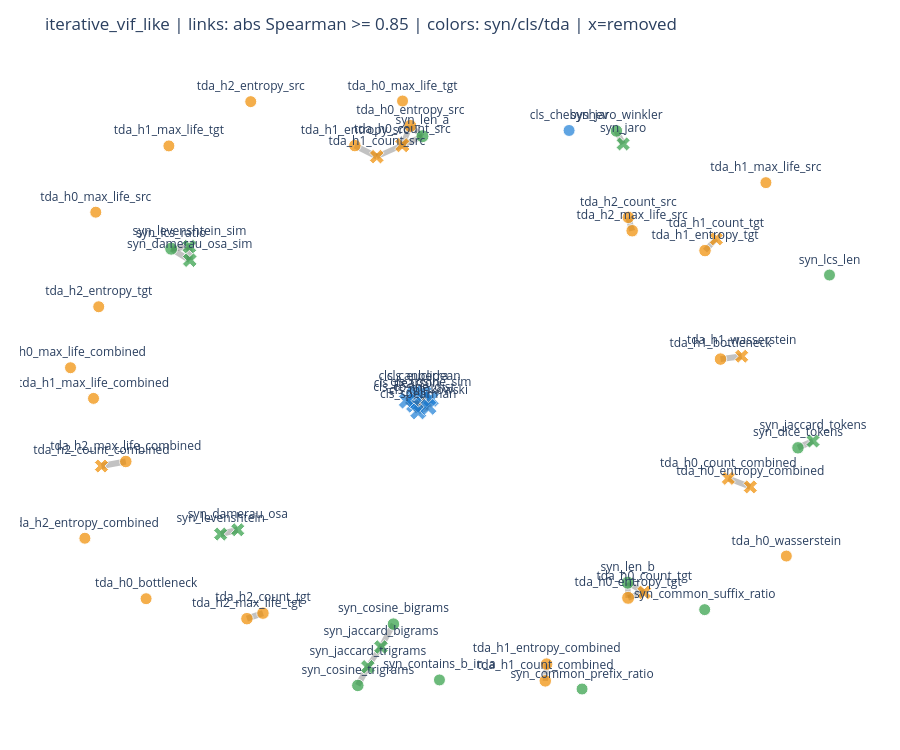

This figure's notebook cell:
### Markdown cell above
## 9. Methode G - VIF-like pruning

Principe: pour chaque feature, on predit cette feature avec toutes les autres via Ridge. Si elle est tres bien expliquee par les autres, elle est redondante. On supprime iterativement la feature avec le VIF-like le plus eleve.

### Code cell
def vif_like_scores(X_df, features):
    X_arr, _, _ = make_numeric_matrix(X_df[features], scale='robust')
    rows = []
    for i, feat in enumerate(features):
        y_feat = X_arr[:, i]
        X_other = np.delete(X_arr, i, axis=1)
        if X_other.shape[1] == 0:
            r2 = 0.0
        else:
            model = Ridge(alpha=1.0, random_state=SEED)
            model.fit(X_other, y_feat)
            r2 = max(0.0, min(0.999999, model.score(X_other, y_feat)))
        rows.append({'feature': feat, 'r2_from_others': r2, 'vif_like': 1.0 / (1.0 - r2)})
    return pd.DataFrame(rows).sort_values('vif_like', ascending=False)

def iterative_vif_prune(X_df, relevance_df, threshold, min_features=2):
    rel = dict(zip(relevance_df['feature'], relevance_df['mi_target']))
    current = list(X_df.columns)
    history = []
    while len(current) > min_features:
        scores = vif_like_scores(X_df, current)
        max_row = scores.iloc[0]
        history.append({'n_features': len(current), 'max_vif_like': max_row['vif_like'], 'candidate_remove': max_row['feature']})
        if max_row['vif_like'] <= threshold:
            break
        tied = scores[scores['vif_like'] >= max_row['vif_like'] * 0.999]['feature'].tolist()
        loser = sorted(tied, key=lambda f: rel.get(f, 0.0))[0]
        current.remove(loser)
    return sorted(current, key=lambda f: rel.get(f, 0.0), reverse=True), pd.DataFrame(history)

vif_grid = []
vif_histories = {}
for th in VIF_THRESHOLDS:
    selected, hist = iterative_vif_prune(X_raw[FEATURES], relevance_df, threshold=th)
    res = summarize_selection('iterative_vif_like', {'threshold': th}, selected)
    all_results.append(res)
    vif_histories[th] = hist
    vif_grid.append({
        'threshold': th,
        'n_selected': res['n_selected'],
        'n_removed': res['n_removed'],
        'selected': ' | '.join(res['selected']),
    })

vif_grid_df = pd.DataFrame(vif_grid)
display(vif_grid_df)

chosen_threshold = 10.0
display(vif_histories[chosen_threshold])
chosen = [r for r in all_results if r['method'] == 'iterative_vif_like' and r['hyperparams']['threshold'] == chosen_threshold][0]
summary, fam, indep, f1_summary, fold_eval, dataset_eval, edges = evaluate_and_display(chosen, graph_threshold=0.85)

### Figure 1 — Plotly figure (JSON) as saved in the notebook; plotly's stock layout.template omitted (floating-point values rounded to 4 significant figures)
{"data": [{"hoverinfo": "text", "line": {"color": "rgba(80,80,80,0.35)", "width": 5.775}, "mode": "lines", "showlegend": false, "text": "syn_jaro_winkler -- syn_jaro<br>abs Spearman=0.955", "type": "scatter", "x": [0.4486, 0.4659, null], "y": [0.8719, 0.8291, null]}, {"hoverinfo": "text", "line": {"color": "rgba(80,80,80,0.35)", "width": 5.588}, "mode": "lines", "showlegend": false, "text": "syn_cosine_bigrams -- syn_jaccard_bigrams<br>abs Spearman=0.918", "type": "scatter", "x": [-0.1287, -0.1609, null], "y": [-0.7562, -0.8318, null]}, {"hoverinfo": "text", "line": {"color": "rgba(80,80,80,0.35)", "width": 5.923}, "mode": "lines", "showlegend": false, "text": "syn_cosine_trigrams -- syn_jaccard_trigrams<br>abs Spearman=0.985", "type": "scatter", "x": [-0.2208, -0.1949, null], "y": [-0.9587, -0.8972, null]}, {"hoverinfo": "text", "line": {"color": "rgba(80,80,80,0.35)", "width": 5.758}, "mode": "lines", "showlegend": false, "text": "cls_canberra -- cls_spearman<br>abs Spearman=0.952", "type": "scatter", "x": [-0.07707, -0.06436, null], "y": [0.006466, -0.05406, null]}, {"hoverinfo": "text", "line": {"color": "rgba(80,80,80,0.35)", "width": 5.67}, "mode": "lines", "showlegend": false, "text": "cls_canberra -- cls_pearson<br>abs Spearman=0.934", "type": "scatter", "x": [-0.07707, -0.09404, null], "y": [0.006466, -0.01853, null]}, {"hoverinfo": "text", "line": {"color": "rgba(80,80,80,0.35)", "width": 5.67}, "mode": "lines", "showlegend": false, "text": "cls_canberra -- cls_euclidean<br>abs Spearman=0.934", "type": "scatter", "x": [-0.07707, -0.05044, null], "y": [0.006466, 0.006662, null]}, {"hoverinfo": "text", "line": {"color": "rgba(80,80,80,0.35)", "width": 5.67}, "mode": "lines", "showlegend": false, "text": "cls_canberra -- cls_cosine_dist<br>abs Spearman=0.934", "type": "scatter", "x": [-0.07707, -0.07537, null], "y": [0.006466, -0.032, null]}, {"hoverinfo": "text", "line": {"color": "rgba(80,80,80,0.35)", "width": 5.67}, "mode": "lines", "showlegend": false, "text": "cls_canberra -- cls_cosine_sim<br>abs Spearman=0.934", "type": "scatter", "x": [-0.07707, -0.03177, null], "y": [0.006466, -0.01282, null]}, {"hoverinfo": "text", "line": {"color": "rgba(80,80,80,0.35)", "width": 5.514}, "mode": "lines", "showlegend": false, "text": "cls_canberra -- cls_minkowski<br>abs Spearman=0.903", "type": "scatter", "x": [-0.07707, -0.0379, null], "y": [0.006466, -0.0392, null]}, {"hoverinfo": "text", "line": {"color": "rgba(80,80,80,0.35)", "width": 5.877}, "mode": "lines", "showlegend": false, "text": "syn_lcs_ratio -- syn_damerau_osa_sim<br>abs Spearman=0.975", "type": "scatter", "x": [-0.7039, -0.6557, null], "y": [0.4832, 0.4453, null]}, {"hoverinfo": "text", "line": {"color": "rgba(80,80,80,0.35)", "width": 5.873}, "mode": "lines", "showlegend": false, "text": "syn_lcs_ratio -- syn_levenshtein_sim<br>abs Spearman=0.975", "type": "scatter", "x": [-0.7039, -0.6568, null], "y": [0.4832, 0.49, null]}, {"hoverinfo": "text", "line": {"color": "rgba(80,80,80,0.35)", "width": 5.331}, "mode": "lines", "showlegend": false, "text": "tda_h1_entropy_combined -- tda_h1_count_combined<br>abs Spearman=0.866", "type": "scatter", "x": [0.268, 0.2644, null], "y": [-0.8882, -0.9437, null]}, {"hoverinfo": "text", "line": {"color": "rgba(80,80,80,0.35)", "width": 6}, "mode": "lines", "showlegend": false, "text": "syn_dice_tokens -- syn_jaccard_tokens<br>abs Spearman=1.000", "type": "scatter", "x": [0.9184, 0.9575, null], "y": [-0.1742, -0.1517, null]}, {"hoverinfo": "text", "line": {"color": "rgba(80,80,80,0.35)", "width": 5.57}, "mode": "lines", "showlegend": false, "text": "tda_h0_entropy_tgt -- tda_h0_count_tgt<br>abs Spearman=0.914", "type": "scatter", "x": [0.4787, 0.5205, null], "y": [-0.6694, -0.6516, null]}, {"hoverinfo": "text", "line": {"color": "rgba(80,80,80,0.35)", "width": 5.438}, "mode": "lines", "showlegend": false, "text": "tda_h0_entropy_tgt -- syn_len_b<br>abs Spearman=0.888", "type": "scatter", "x": [0.4787, 0.4776, null], "y": [-0.6694, -0.6194, null]}, {"hoverinfo": "text", "line": {"color": "rgba(80,80,80,0.35)", "width": 5.986}, "mode": "lines", "showlegend": false, "text": "tda_h1_bottleneck -- tda_h1_wasserstein<br>abs Spearman=0.997", "type": "scatter", "x": [0.7179, 0.7727, null], "y": [0.1188, 0.1282, null]}, {"hoverinfo": "text", "line": {"color": "rgba(80,80,80,0.35)", "width": 5.62}, "mode": "lines", "showlegend": false, "text": "tda_h1_entropy_tgt -- tda_h1_count_tgt<br>abs Spearman=0.924", "type": "scatter", "x": [0.6778, 0.7071, null], "y": [0.4769, 0.5156, null]}, {"hoverinfo": "text", "line": {"color": "rgba(80,80,80,0.35)", "width": 5.516}, "mode": "lines", "showlegend": false, "text": "syn_len_b -- tda_h0_count_tgt<br>abs Spearman=0.903", "type": "scatter", "x": [0.4776, 0.5205, null], "y": [-0.6194, -0.6516, null]}, {"hoverinfo": "text", "line": {"color": "rgba(80,80,80,0.35)", "width": 5.435}, "mode": "lines", "showlegend": false, "text": "tda_h0_entropy_src -- tda_h0_count_src<br>abs Spearman=0.887", "type": "scatter", "x": [-0.08498, -0.1057, null], "y": [0.8887, 0.8249, null]}, {"hoverinfo": "text", "line": {"color": "rgba(80,80,80,0.35)", "width": 5.403}, "mode": "lines", "showlegend": false, "text": "tda_h0_entropy_src -- syn_len_a<br>abs Spearman=0.881", "type": "scatter", "x": [-0.08498, -0.05356, null], "y": [0.8887, 0.8546, null]}, {"hoverinfo": "text", "line": {"color": "rgba(80,80,80,0.35)", "width": 5.966}, "mode": "lines", "showlegend": false, "text": "tda_h2_max_life_combined -- tda_h2_count_combined<br>abs Spearman=0.993", "type": "scatter", "x": [-0.8214, -0.8844, null], "y": [-0.2193, -0.2343, null]}, {"hoverinfo": "text", "line": {"color": "rgba(80,80,80,0.35)", "width": 5.491}, "mode": "lines", "showlegend": false, "text": "syn_len_a -- tda_h0_count_src<br>abs Spearman=0.898", "type": "scatter", "x": [-0.05356, -0.1057, null], "y": [0.8546, 0.8249, null]}, {"hoverinfo": "text", "line": {"color": "rgba(80,80,80,0.35)", "width": 5.728}, "mode": "lines", "showlegend": false, "text": "tda_h1_entropy_src -- tda_h1_count_src<br>abs Spearman=0.946", "type": "scatter", "x": [-0.2285, -0.1717, null], "y": [0.8236, 0.7871, null]}, {"hoverinfo": "text", "line": {"color": "rgba(80,80,80,0.35)", "width": 5.998}, "mode": "lines", "showlegend": false, "text": "tda_h2_max_life_tgt -- tda_h2_count_tgt<br>abs Spearman=1.000", "type": "scatter", "x": [-0.5078, -0.4664, null], "y": [-0.7383, -0.72, null]}, {"hoverinfo": "text", "line": {"color": "rgba(80,80,80,0.35)", "width": 5.991}, "mode": "lines", "showlegend": false, "text": "tda_h2_max_life_src -- tda_h2_count_src<br>abs Spearman=0.998", "type": "scatter", "x": [0.4892, 0.4792, null], "y": [0.5425, 0.5867, null]}, {"hoverinfo": "text", "line": {"color": "rgba(80,80,80,0.35)", "width": 6.0}, "mode": "lines", "showlegend": false, "text": "syn_levenshtein -- syn_damerau_osa<br>abs Spearman=1.000", "type": "scatter", "x": [-0.5757, -0.5316, null], "y": [-0.4589, -0.4447, null]}, {"hoverinfo": "text", "line": {"color": "rgba(80,80,80,0.35)", "width": 5.999}, "mode": "lines", "showlegend": false, "text": "syn_levenshtein_sim -- syn_damerau_osa_sim<br>abs Spearman=1.000", "type": "scatter", "x": [-0.6568, -0.6557, null], "y": [0.49, 0.4453, null]}, {"hoverinfo": "text", "line": {"color": "rgba(80,80,80,0.35)", "width": 5.284}, "mode": "lines", "showlegend": false, "text": "syn_jaccard_bigrams -- syn_jaccard_trigrams<br>abs Spearman=0.857", "type": "scatter", "x": [-0.1609, -0.1949, null], "y": [-0.8318, -0.8972, null]}, {"hoverinfo": "text", "line": {"color": "rgba(80,80,80,0.35)", "width": 6.0}, "mode": "lines", "showlegend": false, "text": "cls_euclidean -- cls_cosine_dist<br>abs Spearman=1.000", "type": "scatter", "x": [-0.05044, -0.07537, null], "y": [0.006662, -0.032, null]}, {"hoverinfo": "text", "line": {"color": "rgba(80,80,80,0.35)", "width": 6.0}, "mode": "lines", "showlegend": false, "text": "cls_euclidean -- cls_cosine_sim<br>abs Spearman=1.000", "type": "scatter", "x": [-0.05044, -0.03177, null], "y": [0.006662, -0.01282, null]}, {"hoverinfo": "text", "line": {"color": "rgba(80,80,80,0.35)", "width": 6.0}, "mode": "lines", "showlegend": false, "text": "cls_euclidean -- cls_pearson<br>abs Spearman=1.000", "type": "scatter", "x": [-0.05044, -0.09404, null], "y": [0.006662, -0.01853, null]}, {"hoverinfo": "text", "line": {"color": "rgba(80,80,80,0.35)", "width": 5.962}, "mode": "lines", "showlegend": false, "text": "cls_euclidean -- cls_spearman<br>abs Spearman=0.992", "type": "scatter", "x": [-0.05044, -0.06436, null], "y": [0.006662, -0.05406, null]}, {"hoverinfo": "text", "line": {"color": "rgba(80,80,80,0.35)", "width": 5.958}, "mode": "lines", "showlegend": false, "text": "cls_euclidean -- cls_minkowski<br>abs Spearman=0.992", "type": "scatter", "x": [-0.05044, -0.0379, null], "y": [0.006662, -0.0392, null]}, {"hoverinfo": "text", "line": {"color": "rgba(80,80,80,0.35)", "width": 6}, "mode": "lines", "showlegend": false, "text": "cls_cosine_dist -- cls_cosine_sim<br>abs Spearman=1.000", "type": "scatter", "x": [-0.07537, -0.03177, null], "y": [-0.032, -0.01282, null]}, {"hoverinfo": "text", "line": {"color": "rgba(80,80,80,0.35)", "width": 6.0}, "mode": "lines", "showlegend": false, "text": "cls_cosine_dist -- cls_pearson<br>abs Spearman=1.000", "type": "scatter", "x": [-0.07537, -0.09404, null], "y": [-0.032, -0.01853, null]}, {"hoverinfo": "text", "line": {"color": "rgba(80,80,80,0.35)", "width": 5.961}, "mode": "lines", "showlegend": false, "text": "cls_cosine_dist -- cls_spearman<br>abs Spearman=0.992", "type": "scatter", "x": [-0.07537, -0.06436, null], "y": [-0.032, -0.05406, null]}, {"hoverinfo": "text", "line": {"color": "rgba(80,80,80,0.35)", "width": 5.958}, "mode": "lines", "showlegend": false, "text": "cls_cosine_dist -- cls_minkowski<br>abs Spearman=0.992", "type": "scatter", "x": [-0.07537, -0.0379, null], "y": [-0.032, -0.0392, null]}, {"hoverinfo": "text", "line": {"color": "rgba(80,80,80,0.35)", "width": 6.0}, "mode": "lines", "showlegend": false, "text": "cls_cosine_sim -- cls_pearson<br>abs Spearman=1.000", "type": "scatter", "x": [-0.03177, -0.09404, null], "y": [-0.01282, -0.01853, null]}, {"hoverinfo": "text", "line": {"color": "rgba(80,80,80,0.35)", "width": 5.961}, "mode": "lines", "showlegend": false, "text": "cls_cosine_sim -- cls_spearman<br>abs Spearman=0.992", "type": "scatter", "x": [-0.03177, -0.06436, null], "y": [-0.01282, -0.05406, null]}, {"hoverinfo": "text", "line": {"color": "rgba(80,80,80,0.35)", "width": 5.958}, "mode": "lines", "showlegend": false, "text": "cls_cosine_sim -- cls_minkowski<br>abs Spearman=0.992", "type": "scatter", "x": [-0.03177, -0.0379, null], "y": [-0.01282, -0.0392, null]}, {"hoverinfo": "text", "line": {"color": "rgba(80,80,80,0.35)", "width": 5.962}, "mode": "lines", "showlegend": false, "text": "cls_pearson -- cls_spearman<br>abs Spearman=0.992", "type": "scatter", "x": [-0.09404, -0.06436, null], "y": [-0.01853, -0.05406, null]}, {"hoverinfo": "text", "line": {"color": "rgba(80,80,80,0.35)", "width": 5.958}, "mode": "lines", "showlegend": false, "text": "cls_pearson -- cls_minkowski<br>abs Spearman=0.992", "type": "scatter", "x": [-0.09404, -0.0379, null], "y": [-0.01853, -0.0392, null]}, {"hoverinfo": "text", "line": {"color": "rgba(80,80,80,0.35)", "width": 5.873}, "mode": "lines", "showlegend": false, "text": "cls_spearman -- cls_minkowski<br>abs Spearman=0.975", "type": "scatter", "x": [-0.06436, -0.0379, null], "y": [-0.05406, -0.0392, null]}, {"hoverinfo": "text", "line": {"color": "rgba(80,80,80,0.35)", "width": 5.263}, "mode": "lines", "showlegend": false, "text": "tda_h0_count_src -- tda_h1_count_src<br>abs Spearman=0.853", "type": "scatter", "x": [-0.1057, -0.1717, null], "y": [0.8249, 0.7871, null]}, {"hoverinfo": "text", "line": {"color": "rgba(80,80,80,0.35)", "width": 5.505}, "mode": "lines", "showlegend": false, "text": "tda_h0_count_combined -- tda_h0_entropy_combined<br>abs Spearman=0.901", "type": "scatter", "x": [0.7382, 0.7951, null], "y": [-0.2751, -0.3033, null]}, {"hoverinfo": "text", "hovertext": ["syn_jaro_winkler<br>family=syn<br>status=selected<br>degree=1", "syn_cosine_bigrams<br>family=syn<br>status=selected<br>degree=1", "syn_cosine_trigrams<br>family=syn<br>status=selected<br>degree=1", "cls_canberra<br>family=cls<br>status=selected<br>degree=6", "cls_chebyshev<br>family=cls<br>status=selected<br>degree=0", "syn_lcs_ratio<br>family=syn<br>status=selected<br>degree=2", "tda_h0_wasserstein<br>family=tda<br>status=selected<br>degree=0", "tda_h0_bottleneck<br>family=tda<br>status=selected<br>degree=0", "tda_h1_max_life_combined<br>family=tda<br>status=selected<br>degree=0", "tda_h1_entropy_combined<br>family=tda<br>status=selected<br>degree=1", "syn_dice_tokens<br>family=syn<br>status=selected<br>degree=1", "tda_h0_entropy_tgt<br>family=tda<br>status=selected<br>degree=2", "tda_h0_max_life_tgt<br>family=tda<br>status=selected<br>degree=0", "tda_h0_max_life_combined<br>family=tda<br>status=selected<br>degree=0", "syn_common_prefix_ratio<br>family=syn<br>status=selected<br>degree=0", "syn_common_suffix_ratio<br>family=syn<br>status=selected<br>degree=0", "tda_h1_max_life_tgt<br>family=tda<br>status=selected<br>degree=0", "syn_lcs_len<br>family=syn<br>status=selected<br>degree=0", "tda_h1_bottleneck<br>family=tda<br>status=selected<br>degree=1", "tda_h1_entropy_tgt<br>family=tda<br>status=selected<br>degree=1", "syn_len_b<br>family=syn<br>status=selected<br>degree=2", "tda_h0_max_life_src<br>family=tda<br>status=selected<br>degree=0", "tda_h0_entropy_src<br>family=tda<br>status=selected<br>degree=2", "tda_h2_max_life_combined<br>family=tda<br>status=selected<br>degree=1", "tda_h1_count_combined<br>family=tda<br>status=selected<br>degree=1", "syn_len_a<br>family=syn<br>status=selected<br>degree=2", "tda_h1_max_life_src<br>family=tda<br>status=selected<br>degree=0", "tda_h1_entropy_src<br>family=tda<br>status=selected<br>degree=1", "tda_h2_entropy_combined<br>family=tda<br>status=selected<br>degree=0", "tda_h2_max_life_tgt<br>family=tda<br>status=selected<br>degree=1", "syn_contains_b_in_a<br>family=syn<br>status=selected<br>degree=0", "tda_h2_max_life_src<br>family=tda<br>status=selected<br>degree=1", "tda_h2_entropy_tgt<br>family=tda<br>status=selected<br>degree=0", "tda_h2_count_src<br>family=tda<br>status=selected<br>degree=1", "tda_h2_entropy_src<br>family=tda<br>status=selected<br>degree=0", "tda_h2_count_tgt<br>family=tda<br>status=selected<br>degree=1", "syn_levenshtein<br>family=syn<br>status=removed<br>degree=1", "syn_levenshtein_sim<br>family=syn<br>status=removed<br>degree=2", "syn_damerau_osa<br>family=syn<br>status=removed<br>degree=1", "syn_damerau_osa_sim<br>family=syn<br>status=removed<br>degree=2", "syn_jaccard_tokens<br>family=syn<br>status=removed<br>degree=1", "syn_jaccard_bigrams<br>family=syn<br>status=removed<br>degree=2", "syn_jaccard_trigrams<br>family=syn<br>status=removed<br>degree=2", "syn_jaro<br>family=syn<br>status=removed<br>degree=1", "cls_euclidean<br>family=cls<br>status=removed<br>degree=6", "cls_cosine_dist<br>family=cls<br>status=removed<br>degree=6", "cls_cosine_sim<br>family=cls<br>status=removed<br>degree=6", "cls_pearson<br>family=cls<br>status=removed<br>degree=6", "cls_spearman<br>family=cls<br>status=removed<br>degree=6", "cls_minkowski<br>family=cls<br>status=removed<br>degree=6", "tda_h0_count_src<br>family=tda<br>status=removed<br>degree=3", "tda_h1_count_src<br>family=tda<br>status=removed<br>degree=2", "tda_h0_count_tgt<br>family=tda<br>status=removed<br>degree=2", "tda_h1_count_tgt<br>family=tda<br>status=removed<br>degree=1", "tda_h0_count_combined<br>family=tda<br>status=removed<br>degree=1", "tda_h2_count_combined<br>family=tda<br>status=removed<br>degree=1", "tda_h0_entropy_combined<br>family=tda<br>status=removed<br>degree=1", "tda_h1_wasserstein<br>family=tda<br>status=removed<br>degree=1"], "marker": {"color": ["#2f9e44", "#2f9e44", "#2f9e44", "#1c7ed6", "#1c7ed6", "#2f9e44", "#f08c00", "#f08c00", "#f08c00", "#f08c00", "#2f9e44", "#f08c00", "#f08c00", "#f08c00", "#2f9e44", "#2f9e44", "#f08c00", "#2f9e44", "#f08c00", "#f08c00", "#2f9e44", "#f08c00", "#f08c00", "#f08c00", "#f08c00", "#2f9e44", "#f08c00", "#f08c00", "#f08c00", "#f08c00", "#2f9e44", "#f08c00", "#f08c00", "#f08c00", "#f08c00", "#f08c00", "#2f9e44", "#2f9e44", "#2f9e44", "#2f9e44", "#2f9e44", "#2f9e44", "#2f9e44", "#2f9e44", "#1c7ed6", "#1c7ed6", "#1c7ed6", "#1c7ed6", "#1c7ed6", "#1c7ed6", "#f08c00", "#f08c00", "#f08c00", "#f08c00", "#f08c00", "#f08c00", "#f08c00", "#f08c00"], "line": {"color": "white", "width": 1}, "size": [12.5, 12.5, 12.5, 15, 12, 13, 12, 12, 12, 12.5, 12.5, 13, 12, 12, 12, 12, 12, 12, 12.5, 12.5, 13, 12, 13, 12.5, 12.5, 13, 12, 12.5, 12, 12.5, 12, 12.5, 12, 12.5, 12, 12.5, 12.5, 13, 12.5, 13, 12.5, 13, 13, 12.5, 15, 15, 15, 15, 15, 15, 13.5, 13, 13, 12.5, 12.5, 12.5, 12.5, 12.5], "symbol": ["circle", "circle", "circle", "circle", "circle", "circle", "circle", "circle", "circle", "circle", "circle", "circle", "circle", "circle", "circle", "circle", "circle", "circle", "circle", "circle", "circle", "circle", "circle", "circle", "circle", "circle", "circle", "circle", "circle", "circle", "circle", "circle", "circle", "circle", "circle", "circle", "x", "x", "x", "x", "x", "x", "x", "x", "x", "x", "x", "x", "x", "x", "x", "x", "x", "x", "x", "x", "x", "x"]}, "mode": "markers+text", "showlegend": false, "text": ["syn_jaro_winkler", "syn_cosine_bigrams", "syn_cosine_trigrams", "cls_canberra", "cls_chebyshev", "syn_lcs_ratio", "tda_h0_wasserstein", "tda_h0_bottleneck", "tda_h1_max_life_combined", "tda_h1_entropy_combined", "syn_dice_tokens", "tda_h0_entropy_tgt", "tda_h0_max_life_tgt", "tda_h0_max_life_combined", "syn_common_prefix_ratio", "syn_common_suffix_ratio", "tda_h1_max_life_tgt", "syn_lcs_len", "tda_h1_bottleneck", "tda_h1_entropy_tgt", "syn_len_b", "tda_h0_max_life_src", "tda_h0_entropy_src", "tda_h2_max_life_combined", "tda_h1_count_combined", "syn_len_a", "tda_h1_max_life_src", "tda_h1_entropy_src", "tda_h2_entropy_combined", "tda_h2_max_life_tgt", "syn_contains_b_in_a", "tda_h2_max_life_src", "tda_h2_entropy_tgt", "tda_h2_count_src", "tda_h2_entropy_src", "tda_h2_count_tgt", "syn_levenshtein", "syn_levenshtein_sim", "syn_damerau_osa", "syn_damerau_osa_sim", "syn_jaccard_tokens", "syn_jaccard_bigrams", "syn_jaccard_trigrams", "syn_jaro", "cls_euclidean", "cls_cosine_dist", "cls_cosine_sim", "cls_pearson", "cls_spearman", "cls_minkowski", "tda_h0_count_src", "tda_h1_count_src", "tda_h0_count_tgt", "tda_h1_count_tgt", "tda_h0_count_combined", "tda_h2_count_combined", "tda_h0_entropy_combined", "tda_h1_wasserstein"], "textposition": "top center", "type": "scatter", "x": [0.4486, -0.1287, -0.2208, -0.07707, 0.326, -0.7039, 0.8883, -0.7689, -0.9049, 0.268, 0.9184, 0.4787, -0.1051, -0.9645, 0.3595, 0.677, -0.7099, 1, 0.7179, 0.6778, 0.4776, -0.899, -0.08498, -0.8214, 0.2644, -0.05356, 0.8354, -0.2285, -0.9273, -0.5078, -0.009526, 0.4892, -0.8914, 0.4792, -0.498, -0.4664, -0.5757, -0.6568, -0.5316, -0.6557, 0.9575, -0.1609, -0.1949, 0.4659, -0.05044, -0.07537, -0.03177, -0.09404, -0.06436, -0.0379, -0.1057, -0.1717, 0.5205, 0.7071, 0.7382, -0.8844, 0.7951, 0.7727], "y": [0.8719, -0.7562, -0.9587, 0.006466, 0.8736, 0.4832, -0.5315, -0.6723, -0.01097, -0.8882, -0.1742, -0.6694, 0.9709, 0.09024, -0.9704, -0.7084, 0.8226, 0.3963, 0.1188, 0.4769, -0.6194, 0.6038, 0.8887, -0.2193, -0.9437, 0.8546, 0.7013, 0.8236, -0.4727, -0.7383, -0.9405, 0.5425, 0.2916, 0.5867, 0.9688, -0.72, -0.4589, 0.49, -0.4447, 0.4453, -0.1517, -0.8318, -0.8972, 0.8291, 0.006662, -0.032, -0.01282, -0.01853, -0.05406, -0.0392, 0.8249, 0.7871, -0.6516, 0.5156, -0.2751, -0.2343, -0.3033, 0.1282]}], "layout": {"height": 750, "margin": {"b": 20, "l": 20, "r": 20, "t": 60}, "plot_bgcolor": "white", "title": {"text": "iterative_vif_like | links: abs Spearman >= 0.85 | colors: syn/cls/tda | x=removed"}, "xaxis": {"visible": false}, "yaxis": {"visible": false}}}
